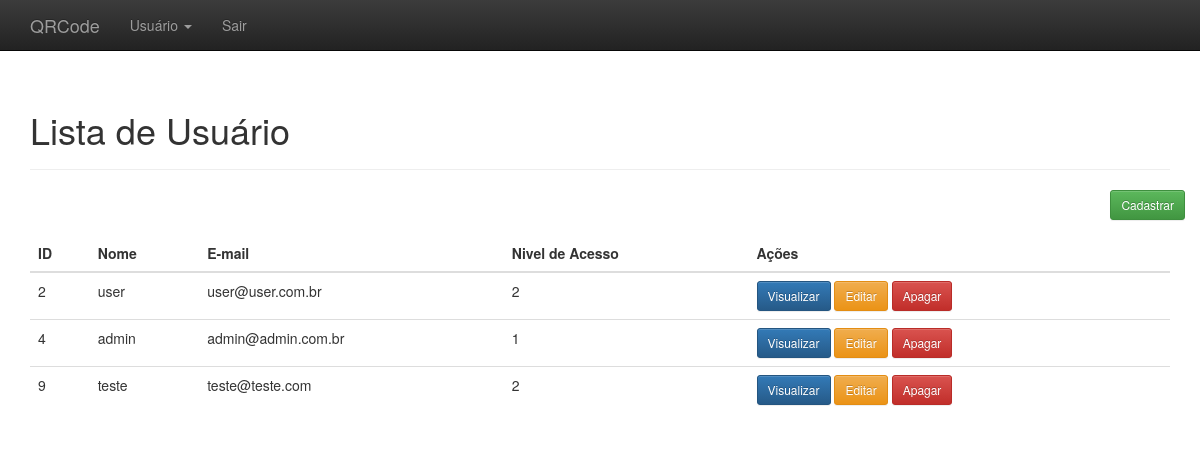
The app's page /adm/administrativo.php?link=2 (signed in) with its own data.
### tables this page shows
CREATE TABLE IF NOT EXISTS `usuarios` (
  `id` int(11) NOT NULL AUTO_INCREMENT,
  `nome` varchar(220) NOT NULL,
  `email` varchar(220) NOT NULL,
  `login` varchar(50) NOT NULL,
  `senha` varchar(50) NOT NULL,
  `nivel_acesso_id` int(11) NOT NULL,
  `created` datetime DEFAULT NULL,
  `modified` datetime DEFAULT NULL,
  PRIMARY KEY (`id`)
);

### adm/listar_usuario.php (the view, shortened to what this page needs)
<?php
	include_once("conexao.php");
	$resultado=mysqli_query($conectar,"SELECT * FROM usuarios ORDER BY 'id'");
?>
<div class="container theme-showcase" role="main">
  <div class="page-header">
	<h1>Lista de Usuário</h1>
  </div>
  <div class="row espaco">
		<div class="pull-right">
			<a href="administrativo.php?link=3"><button type='button' class='btn btn-sm btn-success'>Cadastrar</button></a>
		</div>
	</div>
  <div class="row">
	<div class="col-md-12">
	  <table class="table">
		<thead>
		  <tr>
			<th>ID</th>
			<th>Nome</th>
			<th>E-mail</th>
			<th>Nivel de Acesso</th>
			 <th>Ações</th>
		  </tr>
		</thead>
		<tbody>
			<?php
				while($linhas = mysqli_fetch_array($resultado)){
					echo "<tr>";
						echo "<td>".$linhas['id']."</td>";
						echo "<td>".$linhas['nome']."</td>";
						echo "<td>".$linhas['email']."</td>";
						echo "<td>".$linhas['nivel_acesso_id']."</td>";
						?>
						<td>
						<a href='administrativo.php?link=5&id=<?php echo $linhas['id']; ?>'><button type='button' class='btn btn-sm btn-primary'>Visualizar</button></a>
						<a href='administrativo.php?link=4&id=<?php echo $linhas['id']; ?>'><button type='button' class='btn btn-sm btn-warning'>Editar</button></a>
						<a href='processa/proc_apagar_usuario.php?id=<?php echo $linhas['id']; ?>'><button type='button' class='btn btn-sm btn-danger'>Apagar</button></a>
						<?php
					echo "</tr>";
				}
			?>
		</tbody>
	  </table>
	</div>
	</div>
</div>

### adm/css/theme.css (style rules this page uses)
body { padding-top: 70px; padding-bottom: 30px; }
.espaco { margin-bottom:15px; }

### records on screen
usuarios: id "2", nome "user", email "user@user.com.br", nivel_acesso "2"
usuarios: id "4", nome "admin", email "admin@admin.com.br", nivel_acesso "1"
usuarios: id "9", nome "teste", email "teste@teste.com", nivel_acesso "2"
